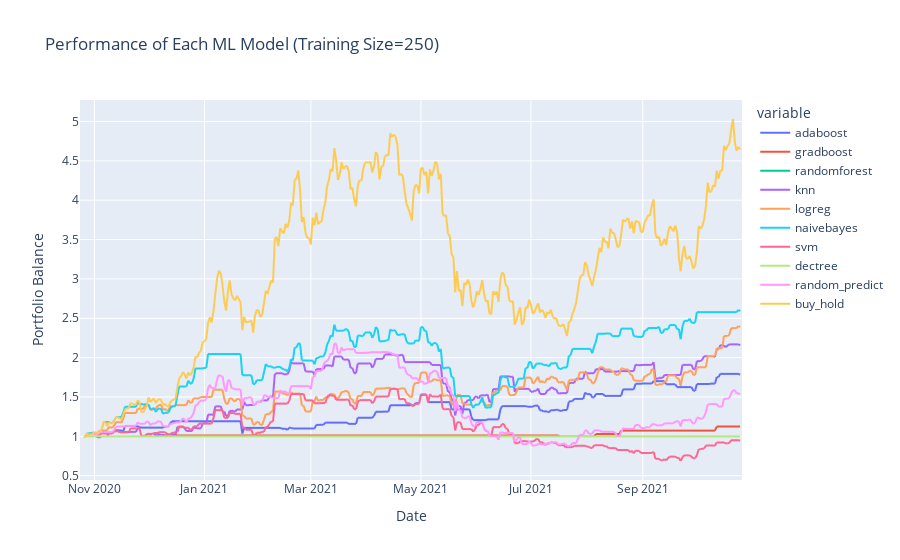
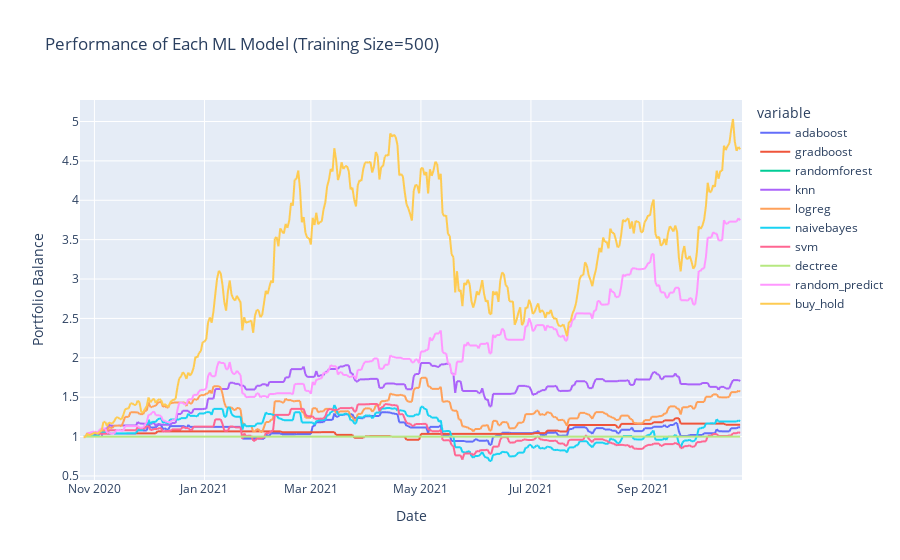
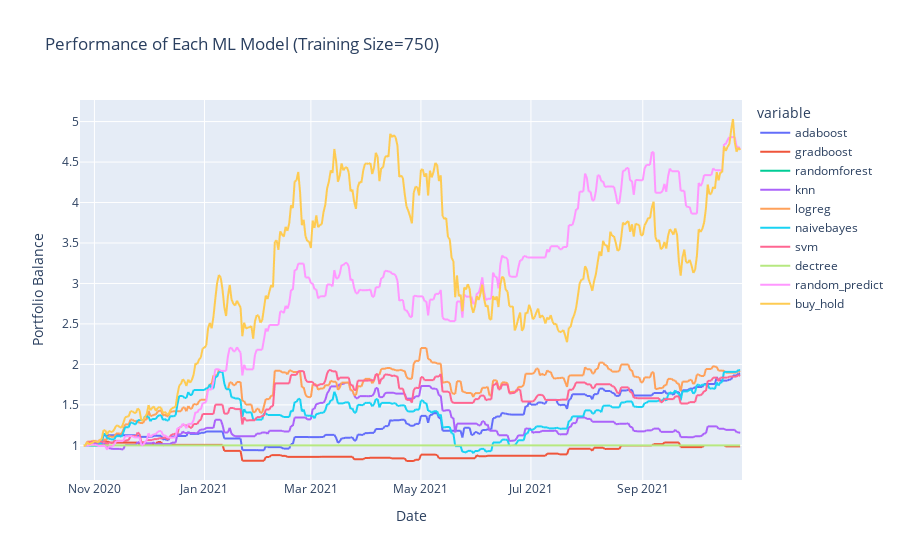
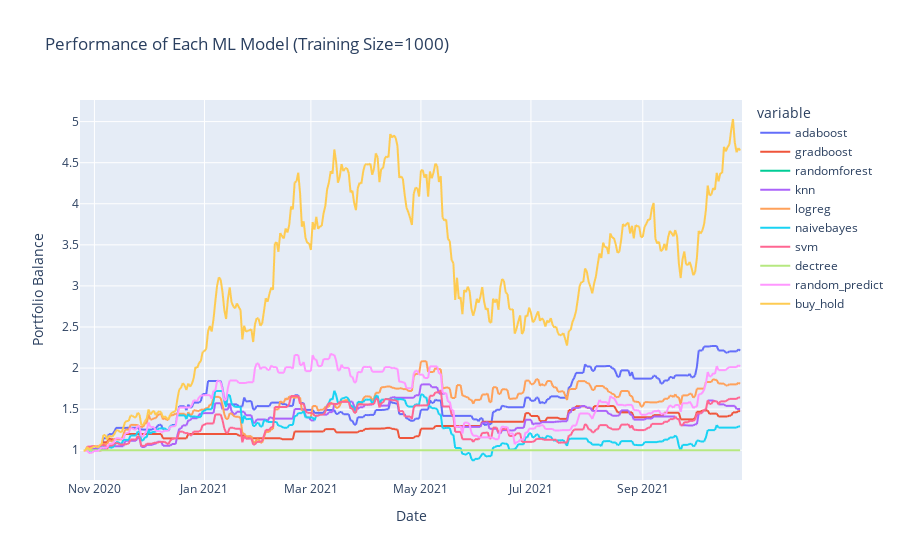

The notebook cell these images were saved under, in order:
### Markdown cell above
## Backtesting with Different Training Sizes

### Code cell
# Experimenting with different training sizes
for i in range(250, 1750, 250):
    
    # Backtest performance
    performance = backtestModels("BTC-USD", 365, i, api_key)

    # Visualizing results
    fig = px.line(
        performance,
        x=performance.index,
        y=performance.columns,
        title=f'Performance of Each ML Model (Training Size={i})',
        labels={"value": "Portfolio Balance",
                "ds": "Date"}
    )

    fig.show()

### Figure 1 — Plotly figure (JSON) as saved in the notebook; plotly's stock layout.template omitted (floating-point values rounded to 4 significant figures; data arrays with more than 128 entries replaced by an {"elided": "..."} marker saying what was removed)
{"data": [{"hovertemplate": "variable=adaboost<br>Date=%{x}<br>Portfolio Balance=%{y}<extra></extra>", "legendgroup": "adaboost", "line": {"color": "#636efa", "dash": "solid"}, "mode": "lines", "name": "adaboost", "showlegend": true, "type": "scattergl", "x": {"elided": "368 str values"}, "xaxis": "x", "y": {"elided": "368 float values"}, "yaxis": "y"}, {"hovertemplate": "variable=gradboost<br>Date=%{x}<br>Portfolio Balance=%{y}<extra></extra>", "legendgroup": "gradboost", "line": {"color": "#EF553B", "dash": "solid"}, "mode": "lines", "name": "gradboost", "showlegend": true, "type": "scattergl", "x": {"elided": "368 str values"}, "xaxis": "x", "y": {"elided": "368 float values"}, "yaxis": "y"}, {"hovertemplate": "variable=randomforest<br>Date=%{x}<br>Portfolio Balance=%{y}<extra></extra>", "legendgroup": "randomforest", "line": {"color": "#00cc96", "dash": "solid"}, "mode": "lines", "name": "randomforest", "showlegend": true, "type": "scattergl", "x": {"elided": "368 str values"}, "xaxis": "x", "y": {"elided": "368 int values"}, "yaxis": "y"}, {"hovertemplate": "variable=knn<br>Date=%{x}<br>Portfolio Balance=%{y}<extra></extra>", "legendgroup": "knn", "line": {"color": "#ab63fa", "dash": "solid"}, "mode": "lines", "name": "knn", "showlegend": true, "type": "scattergl", "x": {"elided": "368 str values"}, "xaxis": "x", "y": {"elided": "368 float values"}, "yaxis": "y"}, {"hovertemplate": "variable=logreg<br>Date=%{x}<br>Portfolio Balance=%{y}<extra></extra>", "legendgroup": "logreg", "line": {"color": "#FFA15A", "dash": "solid"}, "mode": "lines", "name": "logreg", "showlegend": true, "type": "scattergl", "x": {"elided": "368 str values"}, "xaxis": "x", "y": {"elided": "368 float values"}, "yaxis": "y"}, {"hovertemplate": "variable=naivebayes<br>Date=%{x}<br>Portfolio Balance=%{y}<extra></extra>", "legendgroup": "naivebayes", "line": {"color": "#19d3f3", "dash": "solid"}, "mode": "lines", "name": "naivebayes", "showlegend": true, "type": "scattergl", "x": {"elided": "368 str values"}, "xaxis": "x", "y": {"elided": "368 float values"}, "yaxis": "y"}, {"hovertemplate": "variable=svm<br>Date=%{x}<br>Portfolio Balance=%{y}<extra></extra>", "legendgroup": "svm", "line": {"color": "#FF6692", "dash": "solid"}, "mode": "lines", "name": "svm", "showlegend": true, "type": "scattergl", "x": {"elided": "368 str values"}, "xaxis": "x", "y": {"elided": "368 float values"}, "yaxis": "y"}, {"hovertemplate": "variable=dectree<br>Date=%{x}<br>Portfolio Balance=%{y}<extra></extra>", "legendgroup": "dectree", "line": {"color": "#B6E880", "dash": "solid"}, "mode": "lines", "name": "dectree", "showlegend": true, "type": "scattergl", "x": {"elided": "368 str values"}, "xaxis": "x", "y": {"elided": "368 int values"}, "yaxis": "y"}, {"hovertemplate": "variable=random_predict<br>Date=%{x}<br>Portfolio Balance=%{y}<extra></extra>", "legendgroup": "random_predict", "line": {"color": "#FF97FF", "dash": "solid"}, "mode": "lines", "name": "random_predict", "showlegend": true, "type": "scattergl", "x": {"elided": "368 str values"}, "xaxis": "x", "y": {"elided": "368 float values"}, "yaxis": "y"}, {"hovertemplate": "variable=buy_hold<br>Date=%{x}<br>Portfolio Balance=%{y}<extra></extra>", "legendgroup": "buy_hold", "line": {"color": "#FECB52", "dash": "solid"}, "mode": "lines", "name": "buy_hold", "showlegend": true, "type": "scattergl", "x": {"elided": "368 str values"}, "xaxis": "x", "y": {"elided": "368 float values"}, "yaxis": "y"}], "layout": {"autosize": true, "legend": {"title": {"text": "variable"}, "tracegroupgap": 0}, "title": {"text": "Performance of Each ML Model (Training Size=250)"}, "xaxis": {"anchor": "y", "autorange": true, "domain": [0, 1], "range": ["2020-10-24", "2021-10-26"], "title": {"text": "Date"}, "type": "date"}, "yaxis": {"anchor": "x", "autorange": true, "domain": [0, 1], "range": [0.4457, 5.273], "title": {"text": "Portfolio Balance"}, "type": "linear"}}}

### Figure 2 — Plotly figure (JSON) as saved in the notebook; plotly's stock layout.template omitted (floating-point values rounded to 4 significant figures; data arrays with more than 128 entries replaced by an {"elided": "..."} marker saying what was removed)
{"data": [{"hovertemplate": "variable=adaboost<br>Date=%{x}<br>Portfolio Balance=%{y}<extra></extra>", "legendgroup": "adaboost", "line": {"color": "#636efa", "dash": "solid"}, "mode": "lines", "name": "adaboost", "showlegend": true, "type": "scattergl", "x": {"elided": "368 str values"}, "xaxis": "x", "y": {"elided": "368 float values"}, "yaxis": "y"}, {"hovertemplate": "variable=gradboost<br>Date=%{x}<br>Portfolio Balance=%{y}<extra></extra>", "legendgroup": "gradboost", "line": {"color": "#EF553B", "dash": "solid"}, "mode": "lines", "name": "gradboost", "showlegend": true, "type": "scattergl", "x": {"elided": "368 str values"}, "xaxis": "x", "y": {"elided": "368 float values"}, "yaxis": "y"}, {"hovertemplate": "variable=randomforest<br>Date=%{x}<br>Portfolio Balance=%{y}<extra></extra>", "legendgroup": "randomforest", "line": {"color": "#00cc96", "dash": "solid"}, "mode": "lines", "name": "randomforest", "showlegend": true, "type": "scattergl", "x": {"elided": "368 str values"}, "xaxis": "x", "y": {"elided": "368 int values"}, "yaxis": "y"}, {"hovertemplate": "variable=knn<br>Date=%{x}<br>Portfolio Balance=%{y}<extra></extra>", "legendgroup": "knn", "line": {"color": "#ab63fa", "dash": "solid"}, "mode": "lines", "name": "knn", "showlegend": true, "type": "scattergl", "x": {"elided": "368 str values"}, "xaxis": "x", "y": {"elided": "368 float values"}, "yaxis": "y"}, {"hovertemplate": "variable=logreg<br>Date=%{x}<br>Portfolio Balance=%{y}<extra></extra>", "legendgroup": "logreg", "line": {"color": "#FFA15A", "dash": "solid"}, "mode": "lines", "name": "logreg", "showlegend": true, "type": "scattergl", "x": {"elided": "368 str values"}, "xaxis": "x", "y": {"elided": "368 float values"}, "yaxis": "y"}, {"hovertemplate": "variable=naivebayes<br>Date=%{x}<br>Portfolio Balance=%{y}<extra></extra>", "legendgroup": "naivebayes", "line": {"color": "#19d3f3", "dash": "solid"}, "mode": "lines", "name": "naivebayes", "showlegend": true, "type": "scattergl", "x": {"elided": "368 str values"}, "xaxis": "x", "y": {"elided": "368 float values"}, "yaxis": "y"}, {"hovertemplate": "variable=svm<br>Date=%{x}<br>Portfolio Balance=%{y}<extra></extra>", "legendgroup": "svm", "line": {"color": "#FF6692", "dash": "solid"}, "mode": "lines", "name": "svm", "showlegend": true, "type": "scattergl", "x": {"elided": "368 str values"}, "xaxis": "x", "y": {"elided": "368 float values"}, "yaxis": "y"}, {"hovertemplate": "variable=dectree<br>Date=%{x}<br>Portfolio Balance=%{y}<extra></extra>", "legendgroup": "dectree", "line": {"color": "#B6E880", "dash": "solid"}, "mode": "lines", "name": "dectree", "showlegend": true, "type": "scattergl", "x": {"elided": "368 str values"}, "xaxis": "x", "y": {"elided": "368 int values"}, "yaxis": "y"}, {"hovertemplate": "variable=random_predict<br>Date=%{x}<br>Portfolio Balance=%{y}<extra></extra>", "legendgroup": "random_predict", "line": {"color": "#FF97FF", "dash": "solid"}, "mode": "lines", "name": "random_predict", "showlegend": true, "type": "scattergl", "x": {"elided": "368 str values"}, "xaxis": "x", "y": {"elided": "368 float values"}, "yaxis": "y"}, {"hovertemplate": "variable=buy_hold<br>Date=%{x}<br>Portfolio Balance=%{y}<extra></extra>", "legendgroup": "buy_hold", "line": {"color": "#FECB52", "dash": "solid"}, "mode": "lines", "name": "buy_hold", "showlegend": true, "type": "scattergl", "x": {"elided": "368 str values"}, "xaxis": "x", "y": {"elided": "368 float values"}, "yaxis": "y"}], "layout": {"autosize": true, "legend": {"title": {"text": "variable"}, "tracegroupgap": 0}, "title": {"text": "Performance of Each ML Model (Training Size=500)"}, "xaxis": {"anchor": "y", "autorange": true, "domain": [0, 1], "range": ["2020-10-24", "2021-10-26"], "title": {"text": "Date"}, "type": "date"}, "yaxis": {"anchor": "x", "autorange": true, "domain": [0, 1], "range": [0.4485, 5.273], "title": {"text": "Portfolio Balance"}, "type": "linear"}}}

### Figure 3 — Plotly figure (JSON) as saved in the notebook; plotly's stock layout.template omitted (floating-point values rounded to 4 significant figures; data arrays with more than 128 entries replaced by an {"elided": "..."} marker saying what was removed)
{"data": [{"hovertemplate": "variable=adaboost<br>Date=%{x}<br>Portfolio Balance=%{y}<extra></extra>", "legendgroup": "adaboost", "line": {"color": "#636efa", "dash": "solid"}, "mode": "lines", "name": "adaboost", "showlegend": true, "type": "scattergl", "x": {"elided": "368 str values"}, "xaxis": "x", "y": {"elided": "368 float values"}, "yaxis": "y"}, {"hovertemplate": "variable=gradboost<br>Date=%{x}<br>Portfolio Balance=%{y}<extra></extra>", "legendgroup": "gradboost", "line": {"color": "#EF553B", "dash": "solid"}, "mode": "lines", "name": "gradboost", "showlegend": true, "type": "scattergl", "x": {"elided": "368 str values"}, "xaxis": "x", "y": {"elided": "368 float values"}, "yaxis": "y"}, {"hovertemplate": "variable=randomforest<br>Date=%{x}<br>Portfolio Balance=%{y}<extra></extra>", "legendgroup": "randomforest", "line": {"color": "#00cc96", "dash": "solid"}, "mode": "lines", "name": "randomforest", "showlegend": true, "type": "scattergl", "x": {"elided": "368 str values"}, "xaxis": "x", "y": {"elided": "368 int values"}, "yaxis": "y"}, {"hovertemplate": "variable=knn<br>Date=%{x}<br>Portfolio Balance=%{y}<extra></extra>", "legendgroup": "knn", "line": {"color": "#ab63fa", "dash": "solid"}, "mode": "lines", "name": "knn", "showlegend": true, "type": "scattergl", "x": {"elided": "368 str values"}, "xaxis": "x", "y": {"elided": "368 float values"}, "yaxis": "y"}, {"hovertemplate": "variable=logreg<br>Date=%{x}<br>Portfolio Balance=%{y}<extra></extra>", "legendgroup": "logreg", "line": {"color": "#FFA15A", "dash": "solid"}, "mode": "lines", "name": "logreg", "showlegend": true, "type": "scattergl", "x": {"elided": "368 str values"}, "xaxis": "x", "y": {"elided": "368 float values"}, "yaxis": "y"}, {"hovertemplate": "variable=naivebayes<br>Date=%{x}<br>Portfolio Balance=%{y}<extra></extra>", "legendgroup": "naivebayes", "line": {"color": "#19d3f3", "dash": "solid"}, "mode": "lines", "name": "naivebayes", "showlegend": true, "type": "scattergl", "x": {"elided": "368 str values"}, "xaxis": "x", "y": {"elided": "368 float values"}, "yaxis": "y"}, {"hovertemplate": "variable=svm<br>Date=%{x}<br>Portfolio Balance=%{y}<extra></extra>", "legendgroup": "svm", "line": {"color": "#FF6692", "dash": "solid"}, "mode": "lines", "name": "svm", "showlegend": true, "type": "scattergl", "x": {"elided": "368 str values"}, "xaxis": "x", "y": {"elided": "368 float values"}, "yaxis": "y"}, {"hovertemplate": "variable=dectree<br>Date=%{x}<br>Portfolio Balance=%{y}<extra></extra>", "legendgroup": "dectree", "line": {"color": "#B6E880", "dash": "solid"}, "mode": "lines", "name": "dectree", "showlegend": true, "type": "scattergl", "x": {"elided": "368 str values"}, "xaxis": "x", "y": {"elided": "368 int values"}, "yaxis": "y"}, {"hovertemplate": "variable=random_predict<br>Date=%{x}<br>Portfolio Balance=%{y}<extra></extra>", "legendgroup": "random_predict", "line": {"color": "#FF97FF", "dash": "solid"}, "mode": "lines", "name": "random_predict", "showlegend": true, "type": "scattergl", "x": {"elided": "368 str values"}, "xaxis": "x", "y": {"elided": "368 float values"}, "yaxis": "y"}, {"hovertemplate": "variable=buy_hold<br>Date=%{x}<br>Portfolio Balance=%{y}<extra></extra>", "legendgroup": "buy_hold", "line": {"color": "#FECB52", "dash": "solid"}, "mode": "lines", "name": "buy_hold", "showlegend": true, "type": "scattergl", "x": {"elided": "368 str values"}, "xaxis": "x", "y": {"elided": "368 float values"}, "yaxis": "y"}], "layout": {"autosize": true, "legend": {"title": {"text": "variable"}, "tracegroupgap": 0}, "title": {"text": "Performance of Each ML Model (Training Size=750)"}, "xaxis": {"anchor": "y", "autorange": true, "domain": [0, 1], "range": ["2020-10-24", "2021-10-26"], "title": {"text": "Date"}, "type": "date"}, "yaxis": {"anchor": "x", "autorange": true, "domain": [0, 1], "range": [0.5719, 5.267], "title": {"text": "Portfolio Balance"}, "type": "linear"}}}

### Figure 4 — Plotly figure (JSON) as saved in the notebook; plotly's stock layout.template omitted (floating-point values rounded to 4 significant figures; data arrays with more than 128 entries replaced by an {"elided": "..."} marker saying what was removed)
{"data": [{"hovertemplate": "variable=adaboost<br>Date=%{x}<br>Portfolio Balance=%{y}<extra></extra>", "legendgroup": "adaboost", "line": {"color": "#636efa", "dash": "solid"}, "mode": "lines", "name": "adaboost", "showlegend": true, "type": "scattergl", "x": {"elided": "368 str values"}, "xaxis": "x", "y": {"elided": "368 float values"}, "yaxis": "y"}, {"hovertemplate": "variable=gradboost<br>Date=%{x}<br>Portfolio Balance=%{y}<extra></extra>", "legendgroup": "gradboost", "line": {"color": "#EF553B", "dash": "solid"}, "mode": "lines", "name": "gradboost", "showlegend": true, "type": "scattergl", "x": {"elided": "368 str values"}, "xaxis": "x", "y": {"elided": "368 float values"}, "yaxis": "y"}, {"hovertemplate": "variable=randomforest<br>Date=%{x}<br>Portfolio Balance=%{y}<extra></extra>", "legendgroup": "randomforest", "line": {"color": "#00cc96", "dash": "solid"}, "mode": "lines", "name": "randomforest", "showlegend": true, "type": "scattergl", "x": {"elided": "368 str values"}, "xaxis": "x", "y": {"elided": "368 int values"}, "yaxis": "y"}, {"hovertemplate": "variable=knn<br>Date=%{x}<br>Portfolio Balance=%{y}<extra></extra>", "legendgroup": "knn", "line": {"color": "#ab63fa", "dash": "solid"}, "mode": "lines", "name": "knn", "showlegend": true, "type": "scattergl", "x": {"elided": "368 str values"}, "xaxis": "x", "y": {"elided": "368 float values"}, "yaxis": "y"}, {"hovertemplate": "variable=logreg<br>Date=%{x}<br>Portfolio Balance=%{y}<extra></extra>", "legendgroup": "logreg", "line": {"color": "#FFA15A", "dash": "solid"}, "mode": "lines", "name": "logreg", "showlegend": true, "type": "scattergl", "x": {"elided": "368 str values"}, "xaxis": "x", "y": {"elided": "368 float values"}, "yaxis": "y"}, {"hovertemplate": "variable=naivebayes<br>Date=%{x}<br>Portfolio Balance=%{y}<extra></extra>", "legendgroup": "naivebayes", "line": {"color": "#19d3f3", "dash": "solid"}, "mode": "lines", "name": "naivebayes", "showlegend": true, "type": "scattergl", "x": {"elided": "368 str values"}, "xaxis": "x", "y": {"elided": "368 float values"}, "yaxis": "y"}, {"hovertemplate": "variable=svm<br>Date=%{x}<br>Portfolio Balance=%{y}<extra></extra>", "legendgroup": "svm", "line": {"color": "#FF6692", "dash": "solid"}, "mode": "lines", "name": "svm", "showlegend": true, "type": "scattergl", "x": {"elided": "368 str values"}, "xaxis": "x", "y": {"elided": "368 float values"}, "yaxis": "y"}, {"hovertemplate": "variable=dectree<br>Date=%{x}<br>Portfolio Balance=%{y}<extra></extra>", "legendgroup": "dectree", "line": {"color": "#B6E880", "dash": "solid"}, "mode": "lines", "name": "dectree", "showlegend": true, "type": "scattergl", "x": {"elided": "368 str values"}, "xaxis": "x", "y": {"elided": "368 int values"}, "yaxis": "y"}, {"hovertemplate": "variable=random_predict<br>Date=%{x}<br>Portfolio Balance=%{y}<extra></extra>", "legendgroup": "random_predict", "line": {"color": "#FF97FF", "dash": "solid"}, "mode": "lines", "name": "random_predict", "showlegend": true, "type": "scattergl", "x": {"elided": "368 str values"}, "xaxis": "x", "y": {"elided": "368 float values"}, "yaxis": "y"}, {"hovertemplate": "variable=buy_hold<br>Date=%{x}<br>Portfolio Balance=%{y}<extra></extra>", "legendgroup": "buy_hold", "line": {"color": "#FECB52", "dash": "solid"}, "mode": "lines", "name": "buy_hold", "showlegend": true, "type": "scattergl", "x": {"elided": "368 str values"}, "xaxis": "x", "y": {"elided": "368 float values"}, "yaxis": "y"}], "layout": {"autosize": true, "legend": {"title": {"text": "variable"}, "tracegroupgap": 0}, "title": {"text": "Performance of Each ML Model (Training Size=1000)"}, "xaxis": {"anchor": "y", "autorange": true, "domain": [0, 1], "range": ["2020-10-24", "2021-10-26"], "title": {"text": "Date"}, "type": "date"}, "yaxis": {"anchor": "x", "autorange": true, "domain": [0, 1], "range": [0.6379, 5.263], "title": {"text": "Portfolio Balance"}, "type": "linear"}}}
